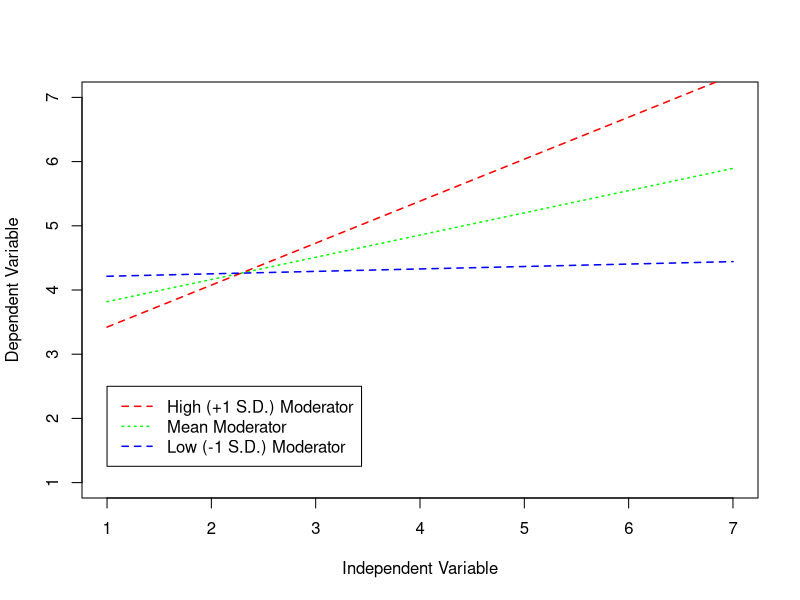

This figure's R source:
##Cort's R Utility for Interactively Plotting Continuous*Continuous Two-Way Interactions"

Moderation <- function(IV, MOD) {return(5.52 - 0.55 * IV - 0.8 * MOD + 0.35 * IV * MOD)} ##Specify Formula Here##

IV="Independent Variable" ## Name IV
DV="Dependent Variable" ## Name DV
MOD="Moderator" ## Name Mod

xbar.IV <- 3.83  ##Mean of IV
s.IV <- 1.37  ##Standard Deviation of IV
xbar.MOD <- 2.56 ##Mean of Moderator
s.MOD <- 0.88 ##Standard Deviation of Moderator


##Specify Range of IV & DV
curve(Moderation(x, xbar.MOD), xlim = c(1, 7), ylim = c(1, 7), xlab = IV, ylab = DV, col="green", lty = "dotted", lwd="1.5")

curve(Moderation(x, xbar.MOD + s.MOD), col="red", lty = "dashed", lwd="1.5", add = TRUE)

curve(Moderation(x, xbar.MOD - s.MOD), col="blue", lty = "dashed", lwd="1.5", add = TRUE)

legend(1,2.5, c("High (+1 S.D.) Moderator", "Mean Moderator", "Low (-1 S.D.) Moderator"), lty=c(2,3,2), lwd=c(1.5,1.5,1.5),col=c("red","green","blue"))
